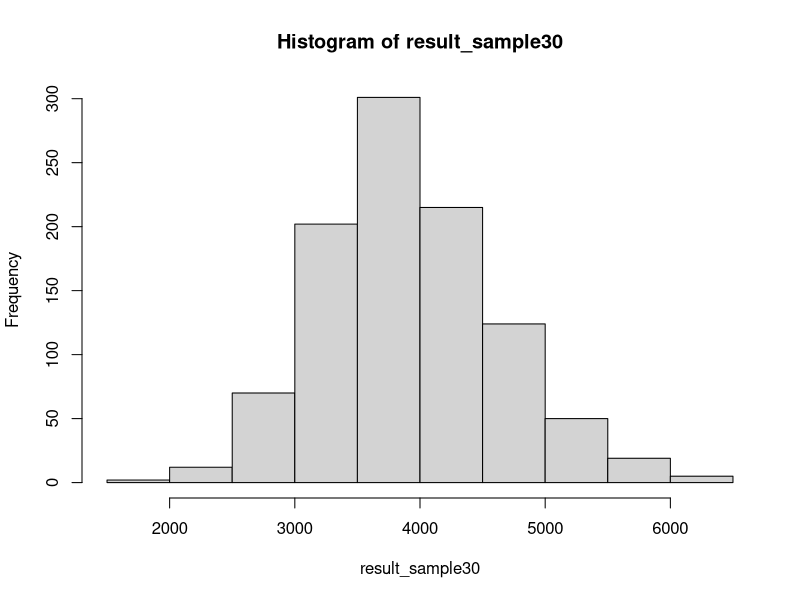
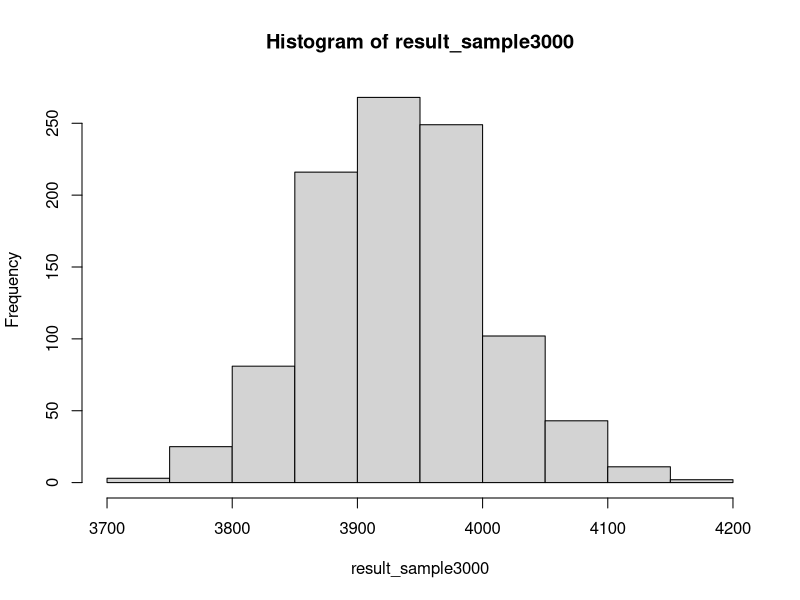

The R source for these figures, in order:
##central limit theorem

library(tidyverse)

#mean ของประชากร (53,940 records)
mu_price <- diamonds %>% 
  summarise(mean(price)) %>%
  pull()



##run simulation 1000 rounds

result_sample30 <- replicate(n = 1000, expr = {
  ##random sampling
  diamonds %>%
    sample_n(30) %>%
    summarise(mean(price)) %>%
    pull()
})

result_sample3000 <- replicate(n = 1000, expr = {
  ##random sampling
  diamonds %>%
    sample_n(3000) %>%
    summarise(mean(price)) %>%
    pull()
})


hist30 <- hist(result_sample30)
hist3000 <- hist(result_sample3000)

##ค่า mu(mean ของ population) ใกล้เคียงกับ 
## mean ของ sampling dist. (ยิ่ง sample size มากยิ่งใกล้)
print(mu_price)
print(mean(result_sample3000))
